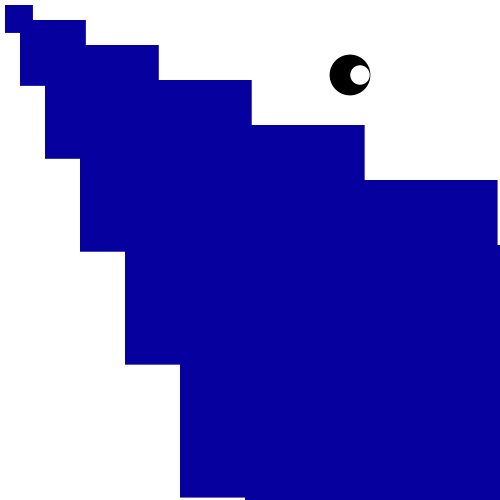
Frame 1 (no input)
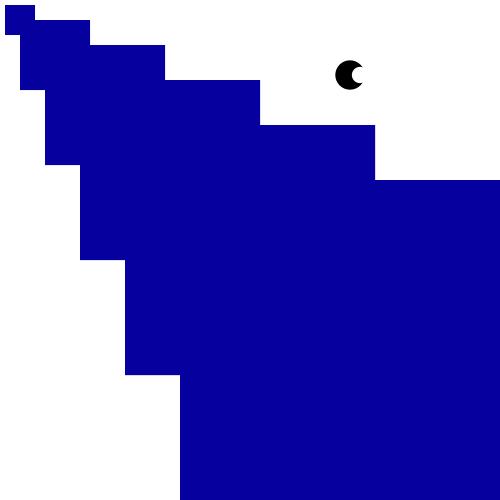
Frame 60 (the mouse pressed at the canvas centre just before this capture)
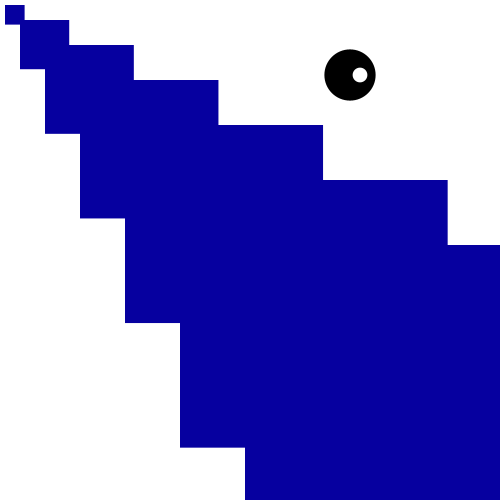
Frame 120 (the mouse held since frame 60 and released just before this capture)

The Processing sketch that drew these frames (run headless with seeded random() and noise(); from frame 60 on, the mouse is pressed at the canvas centre):

// Processing sketch: processing_67046
// ── processing_67046.pde


void setup() {
  size(500, 500);
  noStroke();
  smooth();
  background(255);
  frameRate(30);
}

void draw() {
  background(255);
float a = random(10, 30);
float b = random(20, 100);
float c = random(10, 20);

  makeTeeth(a);
    
  makeEye(b, c);
  }

void makeTeeth(float a) {
  fill(6, 0, 159);
  int m = 0;
  for(int i=0; i < 500; i++){
    println(m);
    rect(m*i, m*i, a*i, a*i);
    m=m+5; 
    a=a+5;
  }
}

void makeEye(float b, float c) {
  fill(0);
  ellipse(350, 75, b, b);
  fill(255);
  ellipse(360, 75, c, c);
}
